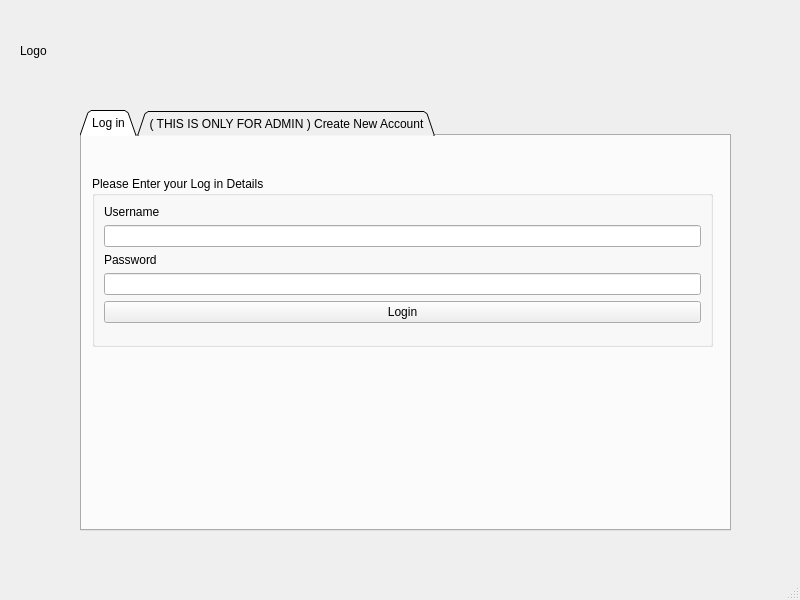
<?xml version="1.0" encoding="UTF-8"?>
<ui version="4.0">
 <class>MainWindow</class>
 <widget class="QMainWindow" name="MainWindow">
  <property name="geometry">
   <rect>
    <x>0</x>
    <y>0</y>
    <width>800</width>
    <height>600</height>
   </rect>
  </property>
  <property name="windowTitle">
   <string>MainWindow</string>
  </property>
  <widget class="QWidget" name="centralwidget">
   <widget class="QTabWidget" name="tabWidget">
    <property name="geometry">
     <rect>
      <x>80</x>
      <y>110</y>
      <width>651</width>
      <height>421</height>
     </rect>
    </property>
    <property name="tabPosition">
     <enum>QTabWidget::North</enum>
    </property>
    <property name="tabShape">
     <enum>QTabWidget::Triangular</enum>
    </property>
    <property name="currentIndex">
     <number>0</number>
    </property>
    <widget class="QWidget" name="tab_2">
     <attribute name="title">
      <string>Log in</string>
     </attribute>
     <widget class="QGroupBox" name="groupBox">
      <property name="geometry">
       <rect>
        <x>10</x>
        <y>40</y>
        <width>621</width>
        <height>171</height>
       </rect>
      </property>
      <property name="title">
       <string>Please Enter your Log in Details</string>
      </property>
      <layout class="QVBoxLayout" name="verticalLayout">
       <item>
        <widget class="QLabel" name="label_8">
         <property name="text">
          <string>Username</string>
         </property>
        </widget>
       </item>
       <item>
        <widget class="QLineEdit" name="lineEdit"/>
       </item>
       <item>
        <widget class="QLabel" name="label_9">
         <property name="text">
          <string>Password</string>
         </property>
        </widget>
       </item>
       <item>
        <widget class="QLineEdit" name="lineEdit_2">
         <property name="inputMask">
          <string/>
         </property>
         <property name="echoMode">
          <enum>QLineEdit::Password</enum>
         </property>
        </widget>
       </item>
       <item>
        <widget class="QPushButton" name="pushButton">
         <property name="styleSheet">
          <string notr="true"/>
         </property>
         <property name="text">
          <string>Login</string>
         </property>
        </widget>
       </item>
       <item>
        <spacer name="verticalSpacer">
         <property name="orientation">
          <enum>Qt::Vertical</enum>
         </property>
         <property name="sizeHint" stdset="0">
          <size>
           <width>20</width>
           <height>40</height>
          </size>
         </property>
        </spacer>
       </item>
      </layout>
     </widget>
    </widget>
    <widget class="QWidget" name="tab">
     <attribute name="title">
      <string>( THIS IS ONLY FOR ADMIN ) Create New Account</string>
     </attribute>
     <layout class="QHBoxLayout" name="horizontalLayout">
      <item>
       <widget class="QGroupBox" name="groupBox_2">
        <property name="title">
         <string>Account Creation</string>
        </property>
        <layout class="QVBoxLayout" name="verticalLayout_2">
         <item>
          <widget class="QLabel" name="label">
           <property name="text">
            <string>Name</string>
           </property>
          </widget>
         </item>
         <item>
          <widget class="QLineEdit" name="lineEdit_Name"/>
         </item>
         <item>
          <widget class="QLabel" name="label_2">
           <property name="text">
            <string>Age</string>
           </property>
          </widget>
         </item>
         <item>
          <widget class="QLineEdit" name="lineEdit_Age"/>
         </item>
         <item>
          <widget class="QLabel" name="label_3">
           <property name="text">
            <string>Date of Birth</string>
           </property>
          </widget>
         </item>
         <item>
          <widget class="QLineEdit" name="lineEdit_Dob"/>
         </item>
         <item>
          <widget class="QLabel" name="label_4">
           <property name="text">
            <string>Email</string>
           </property>
          </widget>
         </item>
         <item>
          <widget class="QLineEdit" name="lineEdit_Email"/>
         </item>
         <item>
          <widget class="QLabel" name="label_5">
           <property name="text">
            <string>Mobile Number</string>
           </property>
          </widget>
         </item>
         <item>
          <widget class="QLineEdit" name="lineEdit_MoNum"/>
         </item>
         <item>
          <widget class="QLabel" name="label_6">
           <property name="text">
            <string>Username</string>
           </property>
          </widget>
         </item>
         <item>
          <widget class="QLineEdit" name="lineEdit_Username"/>
         </item>
         <item>
          <widget class="QLabel" name="label_7">
           <property name="text">
            <string>Password</string>
           </property>
          </widget>
         </item>
         <item>
          <widget class="QLineEdit" name="lineEdit_Password"/>
         </item>
         <item>
          <widget class="QLabel" name="label_10">
           <property name="text">
            <string>Re-enter Password</string>
           </property>
          </widget>
         </item>
         <item>
          <widget class="QLineEdit" name="lineEdit_VerifyPass"/>
         </item>
         <item>
          <widget class="QPushButton" name="pushButton_3">
           <property name="text">
            <string>Test Add Acc</string>
           </property>
          </widget>
         </item>
        </layout>
       </widget>
      </item>
     </layout>
    </widget>
   </widget>
   <widget class="QLabel" name="img">
    <property name="geometry">
     <rect>
      <x>20</x>
      <y>0</y>
      <width>651</width>
      <height>101</height>
     </rect>
    </property>
    <property name="text">
     <string>Logo</string>
    </property>
   </widget>
  </widget>
  <widget class="QMenuBar" name="menubar">
   <property name="geometry">
    <rect>
     <x>0</x>
     <y>0</y>
     <width>800</width>
     <height>21</height>
    </rect>
   </property>
  </widget>
  <widget class="QStatusBar" name="statusbar"/>
 </widget>
 <resources/>
 <connections/>
</ui>
